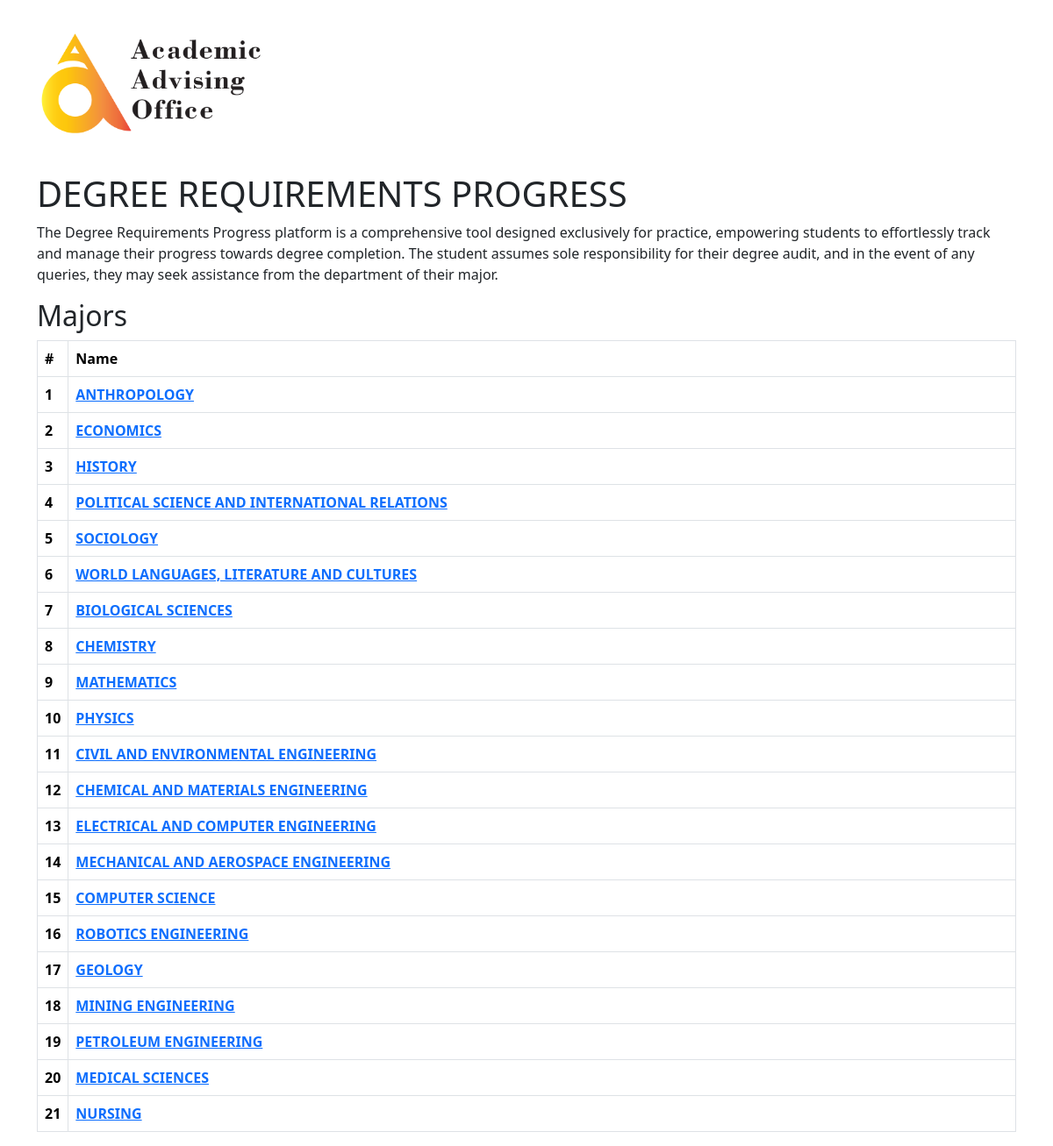
The page / on the database its author committed.
### DegreeAudit/models.py (models this page shows, shortened)
class UGMajor(models.Model):
    name = models.CharField(max_length=500, null=False)
    priority = models.IntegerField(default=0, blank=True)
    class Meta:
        db_table = "da_ug_major"
        ordering = ["-priority"]

### DegreeAudit/views.py (the view)
# urls.py: path('', views.index, name="index"),
def index(request):
    ug_programs = UGMajor.objects.all()
    return render(request, "../templates/index.html", context={"ug_programs": ug_programs, "logo": logo,
                                                               "disclaimer": disclaimer})

### DegreeAudit/templatetags/filters.py (called while the page is built)
@register.simple_tag
def increment(v):
    return v + 1

### templates/index.html (shortened to what this page needs)
{% extends 'base.html' %}
{% load filters %}
{% block head %}
    {% load bootstrap5 %}
    {% bootstrap_css %}
{% endblock %}
{% block body %}
	<div class="container">
        <a href="https://aao.nu.edu.kz/" target="_blank" class="d-flex">
            {{ logo|safe }}
        </a>
        <h1>DEGREE REQUIREMENTS PROGRESS</h1>
        <div class="row">
            <p>
                {{ disclaimer }}
            </p>
        </div>
        <div class="row">
            <div class="col">
                <h2>Majors</h2>
                <table class="table table-bordered">
                    <thead>
                        <tr>
                            <th scope="col" style="width: 1%;">#</th>
                            <th scope="col">Name</th>
                        </tr>
                    </thead>
                    <tbody>
                        {% with 1 as i %}
                            {% for program in ug_programs %}
                                <tr>
                                    <th scope="row">{{ i }}</th>
                                    <th><a href="audit/{{ program.id }}">{{ program.name }}</a></th>
                                </tr>
                                {% increment i as i %}
                            {% endfor %}
                        {% endwith %}
                    </tbody>
                </table>
            </div>
        </div>
    </div>
{% endblock %}

### templates/base.html (shortened to what this page needs)
{% load static %}
<!DOCTYPE html>
<html lang="en">
<head>
    {% load bootstrap5 %}
    {% bootstrap_css %}
    {% block head %}
    {% endblock %}
</head>
<body>
    {% block body %}
    {% endblock %}
</body>
</html>

### rows shown on the page
UGMajor: i "1", name "ANTHROPOLOGY"
UGMajor: i "2", name "ECONOMICS"
UGMajor: i "3", name "HISTORY"
UGMajor: i "4", name "POLITICAL SCIENCE AND INTERNATIONAL RELATIONS"
UGMajor: i "5", name "SOCIOLOGY"
UGMajor: i "6", name "WORLD LANGUAGES, LITERATURE AND CULTURES"
UGMajor: i "7", name "BIOLOGICAL SCIENCES"
UGMajor: i "8", name "CHEMISTRY"
UGMajor: i "9", name "MATHEMATICS"
UGMajor: i "10", name "PHYSICS"
UGMajor: priority "11", name "CIVIL AND ENVIRONMENTAL ENGINEERING"
UGMajor: i "12", name "CHEMICAL AND MATERIALS ENGINEERING"
UGMajor: i "13", name "ELECTRICAL AND COMPUTER ENGINEERING"
UGMajor: i "14", name "MECHANICAL AND AEROSPACE ENGINEERING"
UGMajor: i "15", name "COMPUTER SCIENCE"
UGMajor: i "16", name "ROBOTICS ENGINEERING"
UGMajor: id "17", name "GEOLOGY"
UGMajor: i "18", name "MINING ENGINEERING"
UGMajor: i "19", name "PETROLEUM ENGINEERING"
UGMajor: i "20", name "MEDICAL SCIENCES"
UGMajor: i "21", name "NURSING"
